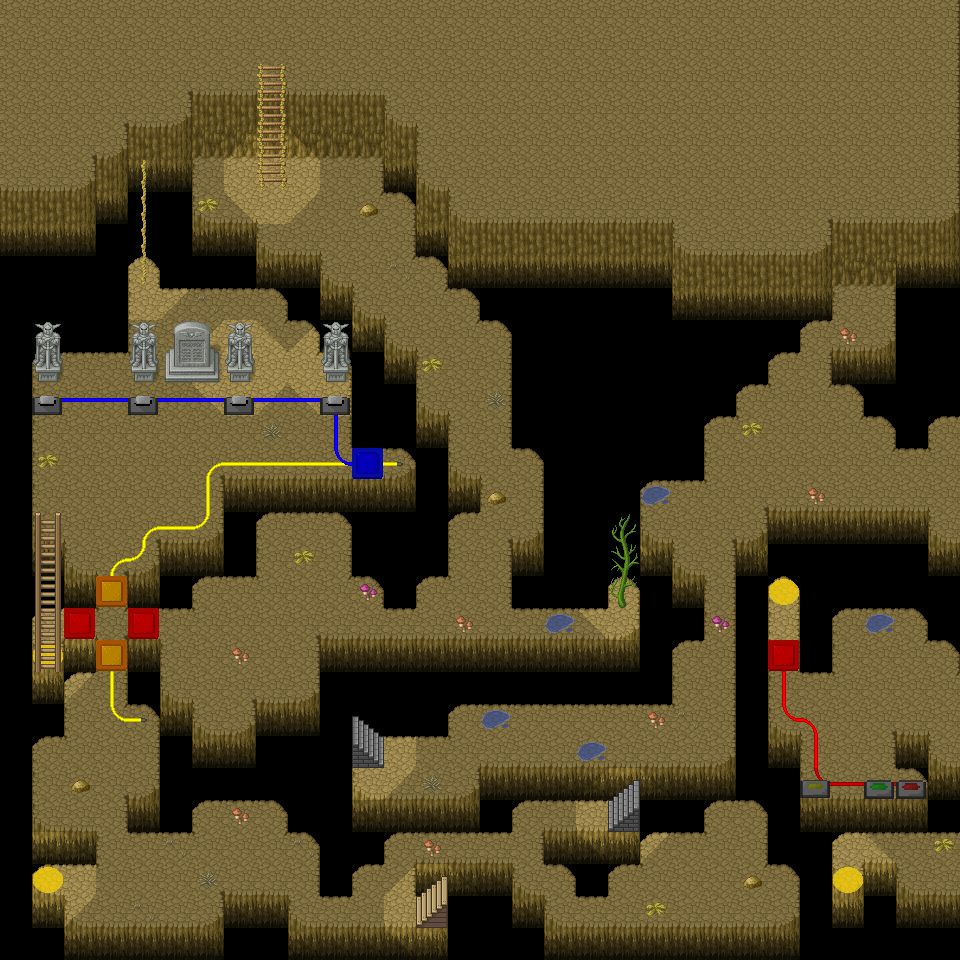

This game map was drawn from its Tiled (.tmx) file and the tilesets committed beside it. A one-line description and the trimmed map source follow:
An orthogonal 30x30 tile map with 32x32 px tiles, 8 tile layers (Below, Below(2), Ground, Cliffs, ...), 9 tilesets and 136 objects (74x wall, 13x Teleport, 12x door, 4x Opposite, 2x 2, ...).

<map version="1.4" tiledversion="1.4.2" orientation="orthogonal" renderorder="right-down" width="30" height="30" tilewidth="32" tileheight="32" infinite="0" nextlayerid="11" nextobjectid="174">
 <properties>
  <property name="music" value="Caveworld.mp3" />
 </properties>
 <tileset firstgid="1" source="Base.tsx" />
 <tileset firstgid="1065" source="Shadows.tsx" />
 <tileset firstgid="1083" source="Pit.tsx" />
 <tileset firstgid="1087" source="exit.tsx" />
 <tileset firstgid="1088" source="Wires.tsx" />
 <tileset firstgid="1130" source="Door.tsx" />
 <tileset firstgid="1139" source="Levers.tsx" />
 <tileset firstgid="1141" source="Buttons-1.png.tsx" />
 <tileset firstgid="1153" source="Boxes.tsx" />
 <layer id="2" name="Below" width="30" height="30">
  <data>[900 cells, 95 non-empty, 2 distinct tile ids]</data>
 </layer>
 <layer id="3" name="Below(2)" width="30" height="30">
  <data>[900 cells, 81 non-empty, 3 distinct tile ids]</data>
 </layer>
 <layer id="1" name="Ground" width="30" height="30">
  <data>[900 cells, 828 non-empty, 26 distinct tile ids]</data>
 </layer>
 <layer id="4" name="Cliffs" width="30" height="30">
  <data>[900 cells, 110 non-empty, 19 distinct tile ids]</data>
 </layer>
 <layer id="5" name="Shadows" width="30" height="30">
  <properties>
   <property name="top" type="object" value="0" />
  </properties>
  <data>[900 cells, 844 non-empty, 12 distinct tile ids]</data>
 </layer>
 <layer id="6" name="Decor" width="30" height="30">
  <data>[900 cells, 93 non-empty, 40 distinct tile ids]</data>
 </layer>
 <layer id="10" name="Decor(2)" width="30" height="30">
  <data>[900 cells, 13 non-empty, 5 distinct tile ids]</data>
 </layer>
 <layer id="9" name="Decor(top)" width="30" height="30">
  <properties>
   <property name="top" type="object" value="0" />
  </properties>
  <data>[900 cells, 13 non-empty, 8 distinct tile ids]</data>
 </layer>
 <objectgroup id="8" name="Objects">
  <object id="1" name="wall" x="320" y="640" width="352" height="64" />
  <object id="2" name="wall" x="160" y="704" width="32" height="96" />
  <object id="3" name="wall" x="128" y="640" width="32" height="64" />
  <object id="4" name="wall" x="128" y="800" width="64" height="32" />
  <object id="5" name="wall" x="192" y="736" width="160" height="64" />
  <object id="6" name="wall" x="256" y="704" width="192" height="32" />
  <object id="7" name="wall" x="288" y="800" width="224" height="32" />
  <object id="8" name="wall" x="320" y="832" width="64" height="32" />
  <object id="9" name="wall" x="320" y="864" width="32" height="32" />
  <object id="10" name="wall" x="480" y="768" width="320" height="32" />
  <object id="11" name="wall" x="544" y="832" width="96" height="32" />
  <object id="12" name="wall" x="576" y="864" width="32" height="32" />
  <object id="13" name="wall" x="640" y="800" width="64" height="32" />
  <object id="14" name="wall" x="736" y="736" width="64" height="32" />
  <object id="15" name="wall" x="736" y="544" width="32" height="192" />
  <object id="16" name="wall" x="768" y="512" width="160" height="64" />
  <object id="17" name="wall" x="928" y="544" width="32" height="96" />
  <object id="18" name="wall" x="800" y="608" width="32" height="64" />
  <object id="19" name="wall" x="896" y="736" width="32" height="32" />
  <object id="20" name="wall" x="928" y="768" width="32" height="32" />
  <object id="21" name="wall" x="768" y="800" width="192" height="32" />
  <object id="22" name="wall" x="768" y="832" width="64" height="32" />
  <object id="23" name="wall" x="800" y="864" width="32" height="64" />
  <object id="24" name="wall" x="864" y="864" width="32" height="32" />
  <object id="25" name="wall" x="832" y="896" width="128" height="32" />
  <object id="26" name="wall" x="0" y="928" width="960" height="32" />
  <object id="27" name="wall" x="32" y="896" width="32" height="32" />
  <object id="28" name="wall" x="32" y="832" width="64" height="32" />
  <object id="29" name="wall" x="0" y="352" width="32" height="576" />
  <object id="30" name="wall" x="32" y="672" width="32" height="64" />
  <object id="31" name="wall" x="64" y="640" width="32" height="32" />
  <object id="32" name="wall" x="64" y="576" width="32" height="32" />
  <object id="33" name="wall" x="32" y="544" width="32" height="64" />
  <object id="34" name="wall" x="128" y="576" width="64" height="32" />
  <object id="35" name="wall" x="160" y="544" width="96" height="32" />
  <object id="36" name="wall" x="224" y="512" width="32" height="32" />
  <object id="37" name="wall" x="224" y="480" width="256" height="32" />
  <object id="38" name="wall" x="352" y="512" width="96" height="64" />
  <object id="39" name="wall" x="384" y="576" width="32" height="32" />
  <object id="40" name="wall" x="416" y="864" width="96" height="32" />
  <object id="41" name="wall" x="448" y="896" width="96" height="32" />
  <object id="42" name="wall" x="224" y="896" width="64" height="32" />
  <object id="43" name="wall" x="32" y="320" width="96" height="32" />
  <object id="44" name="wall" x="40" y="352" width="16" height="32" />
  <object id="46" name="wall" x="136" y="352" width="112" height="32" />
  <object id="47" name="wall" x="328" y="352" width="16" height="32" />
  <object id="48" name="wall" x="416" y="416" width="32" height="64" />
  <object id="49" name="wall" x="352" y="352" width="64" height="96" />
  <object id="50" name="wall" x="320" y="320" width="64" height="32" />
  <object id="51" name="wall" x="288" y="288" width="64" height="32" />
  <object id="52" name="wall" x="160" y="256" width="160" height="32" />
  <object id="53" name="wall" x="96" y="224" width="32" height="96" />
  <object id="54" name="wall" x="128" y="224" width="128" height="32" />
  <object id="55" name="wall" x="160" y="128" width="32" height="96" />
  <object id="56" name="wall" x="192" y="128" width="224" height="32" />
  <object id="57" name="wall" x="384" y="160" width="32" height="32" />
  <object id="58" name="wall" x="416" y="192" width="32" height="64" />
  <object id="59" name="wall" x="448" y="256" width="512" height="32" />
  <object id="60" name="wall" x="480" y="288" width="352" height="32" />
  <object id="61" name="wall" x="512" y="320" width="192" height="128" />
  <object id="62" name="wall" x="704" y="320" width="32" height="96" />
  <object id="63" name="wall" x="736" y="352" width="32" height="32" />
  <object id="64" name="wall" x="768" y="320" width="32" height="32" />
  <object id="65" name="wall" x="896" y="288" width="32" height="160" />
  <object id="66" name="wall" x="832" y="352" width="64" height="32" />
  <object id="67" name="wall" x="864" y="384" width="96" height="32" />
  <object id="68" name="wall" x="544" y="448" width="64" height="160" />
  <object id="69" name="wall" x="512" y="544" width="32" height="64" />
  <object id="71" name="wall" x="608" y="544" width="64" height="32" />
  <object id="72" name="wall" x="608" y="448" width="96" height="32" />
  <object id="73" name="wall" x="608" y="480" width="32" height="64" />
  <object id="74" name="wall" x="640" y="576" width="64" height="64" />
  <object id="104" name="pushable" type="2" gid="1158" x="833" y="735" width="30" height="29" />
  <object id="105" name="pushable" type="1" gid="1157" x="865" y="735" width="30" height="29" />
  <object id="106" name="pushable" type="3" gid="1160" x="865" y="703" width="30" height="29" />
  <object id="107" name="pushable" type="4" gid="1159" x="833" y="671" width="30" height="29" />
  <object id="108" name="pushable" gid="1161" x="897" y="671" width="30" height="29" />
  <object id="109" name="activator" type="1" gid="1143" x="896" y="788" width="30" height="21">
   <properties>
    <property name="sound" value="silence.mp3" />
   </properties>
  </object>
  </objectgroup>
</map>
<!-- 58 of 136 objects omitted -->
